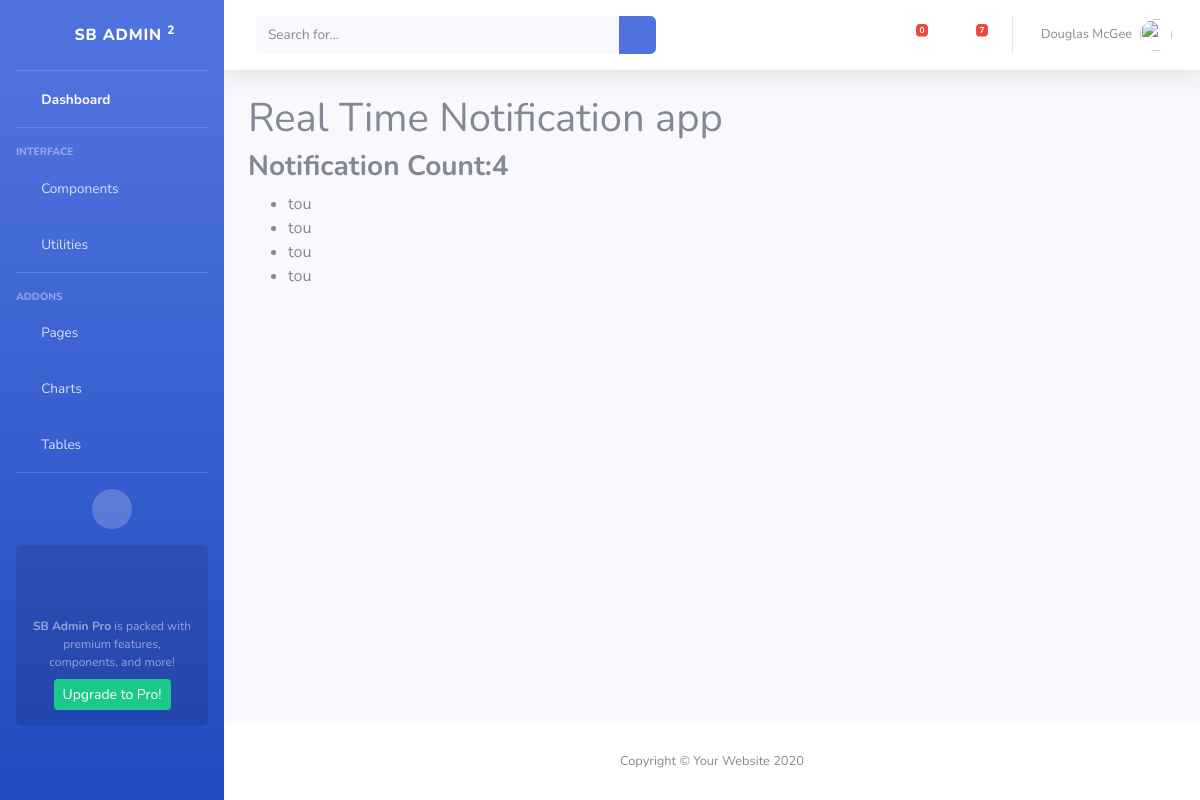
Page / (signed in) on the earlier database version.
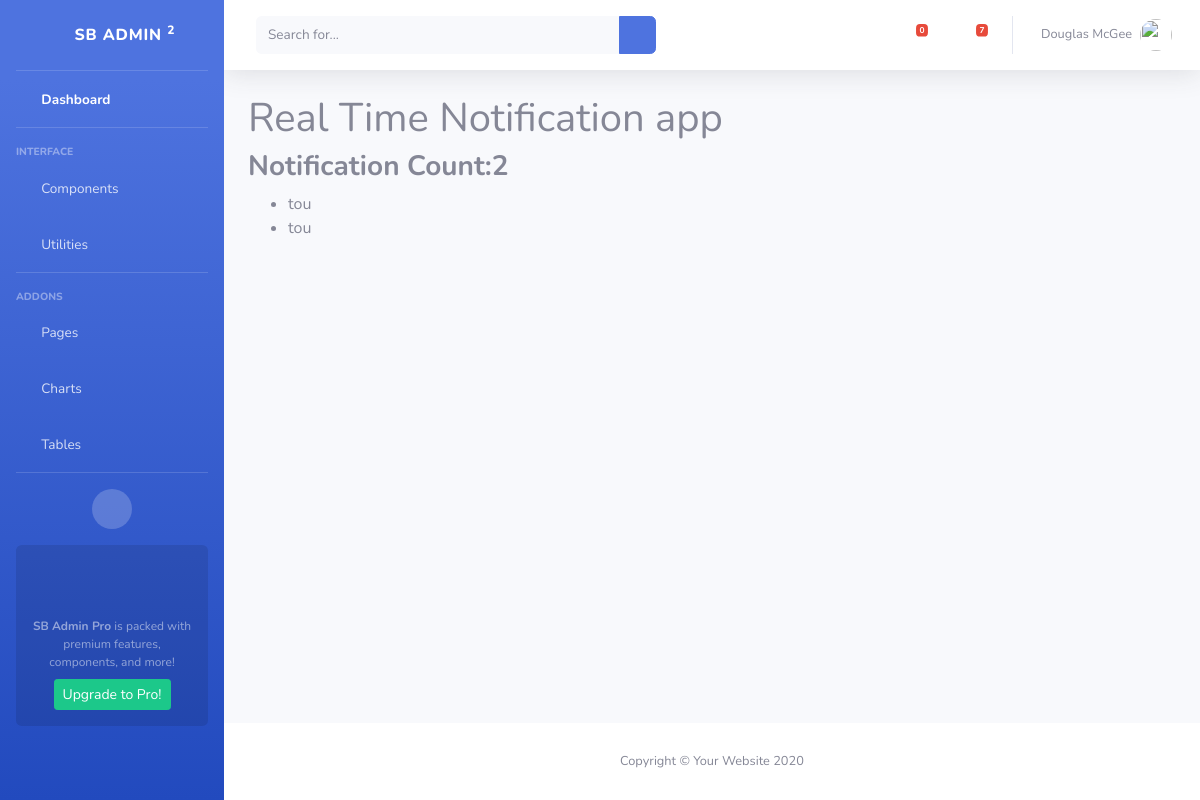
Same page on the later database version.
### Notification/models.py (models this page shows)
class Notification(models.Model):
    assigned_to = models.ForeignKey(settings.AUTH_USER_MODEL, on_delete=models.CASCADE,
                                    related_name="notifications_assigned_to_user")
    group=models.CharField(max_length=1,choices=notification_types,default='s')
    creation_date = models.DateTimeField(auto_now_add=True)
    is_read=models.BooleanField(default=False)
    body=models.TextField(default='No Description')
    pk_relation=models.IntegerField(blank=True,null=True)
    def __str__(self):
        return str(self.assigned_to)

### Notification/views.py (the view)
# urls.py: path('',views.index),
def index(request):
    if not request.user.is_authenticated:
        return render(request,'dashboard/notAuth.html')
    notifications = request.user.notifications_assigned_to_user.order_by('-creation_date')
    old_notifications = notifications.filter(is_read=True)
    unread_notifications = request.user.notifications_assigned_to_user.filter(is_read=False).order_by('creation_date')
    context = {
        'unread_notification_count':unread_notifications.count(),
        'unread_notifications':unread_notifications[:5],
        'old_notifications':old_notifications[:3]
    }
    return render(request,'dashboard/index.html', context=context)

### Notification/templates/dashboard/index.html (shortened to what this page needs)
{% extends 'basic/main.html' %}{% block content %}
<h1>Real Time Notification app</h1>
<h3>
    <b>Notification Count:{{unread_notification_count}}</b>
</h3>
<ul>
    {% for unread_notification in unread_notifications %}
    <li>{{unread_notification}}</li>
    {% endfor %}
</ul>
{% endblock %}

Differences in the rows shown:
no longer on this page (row edited): Notification: assigned_to.username "tou"
no longer on this page (row edited): Notification: assigned_to.username "tou"
Other differences:
{{ unread_notification_count }}: "4" → "2"
